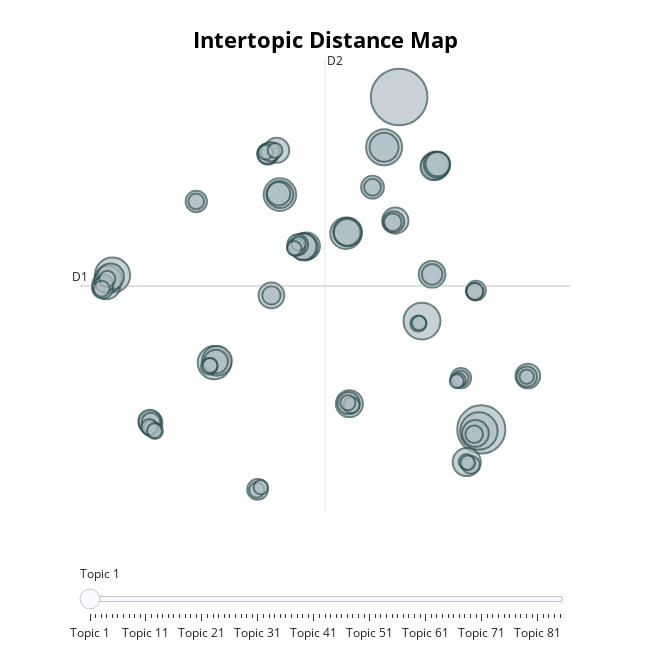

Write notebook code for a chart like this one.
### Markdown cell above
# **Visualize Topics**
After having trained our `BERTopic` model, we can iteratively go through perhaps a hundred topic to get a good 
understanding of the topics that were extract. However, that takes quite some time and lacks a global representation. 
Instead, we can visualize the topics that were generated in a way very similar to 
[LDAvis](https://github.com/cpsievert/LDAvis):

### Code cell
model.visualize_topics()
